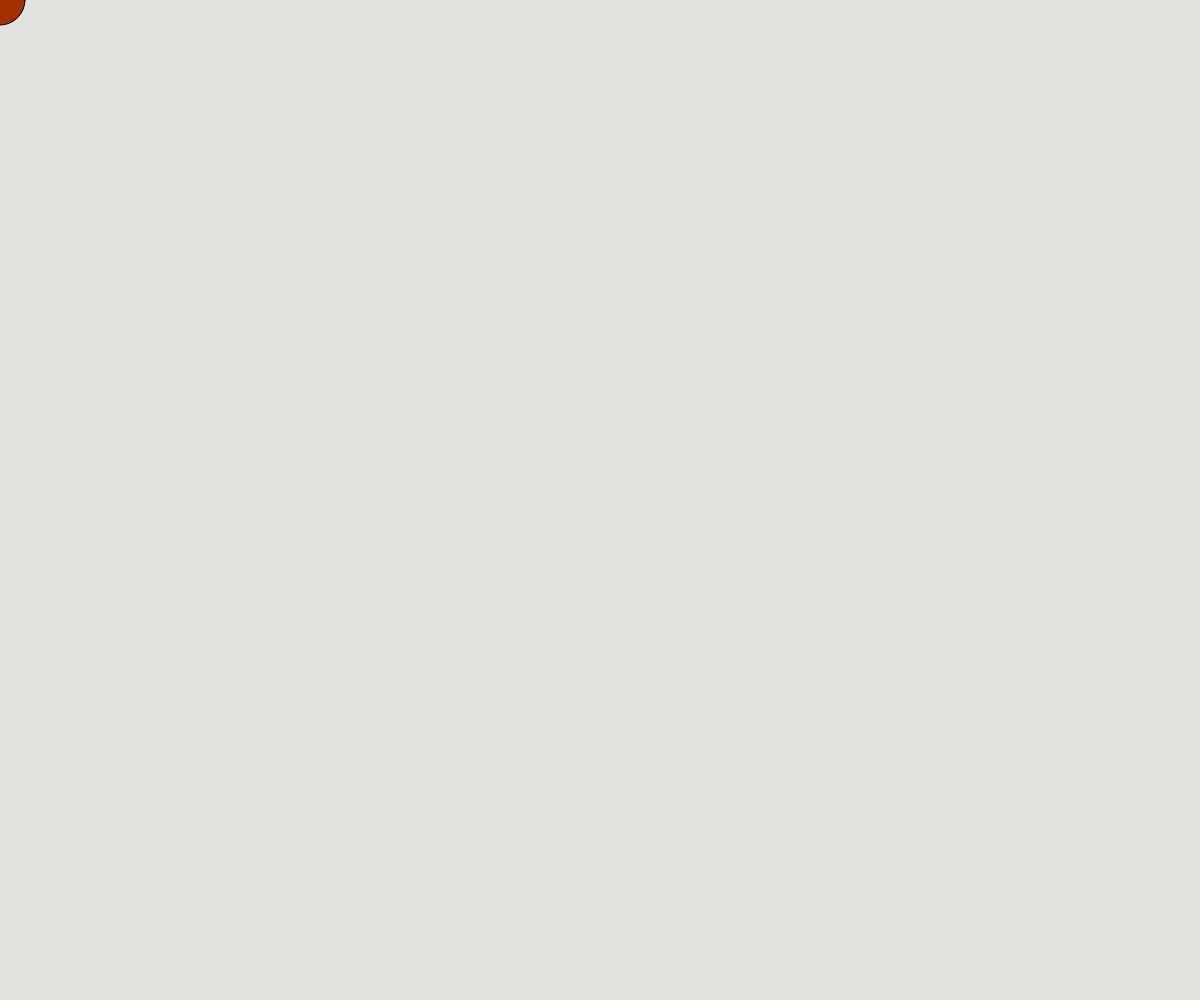
Frame 1 (no input)
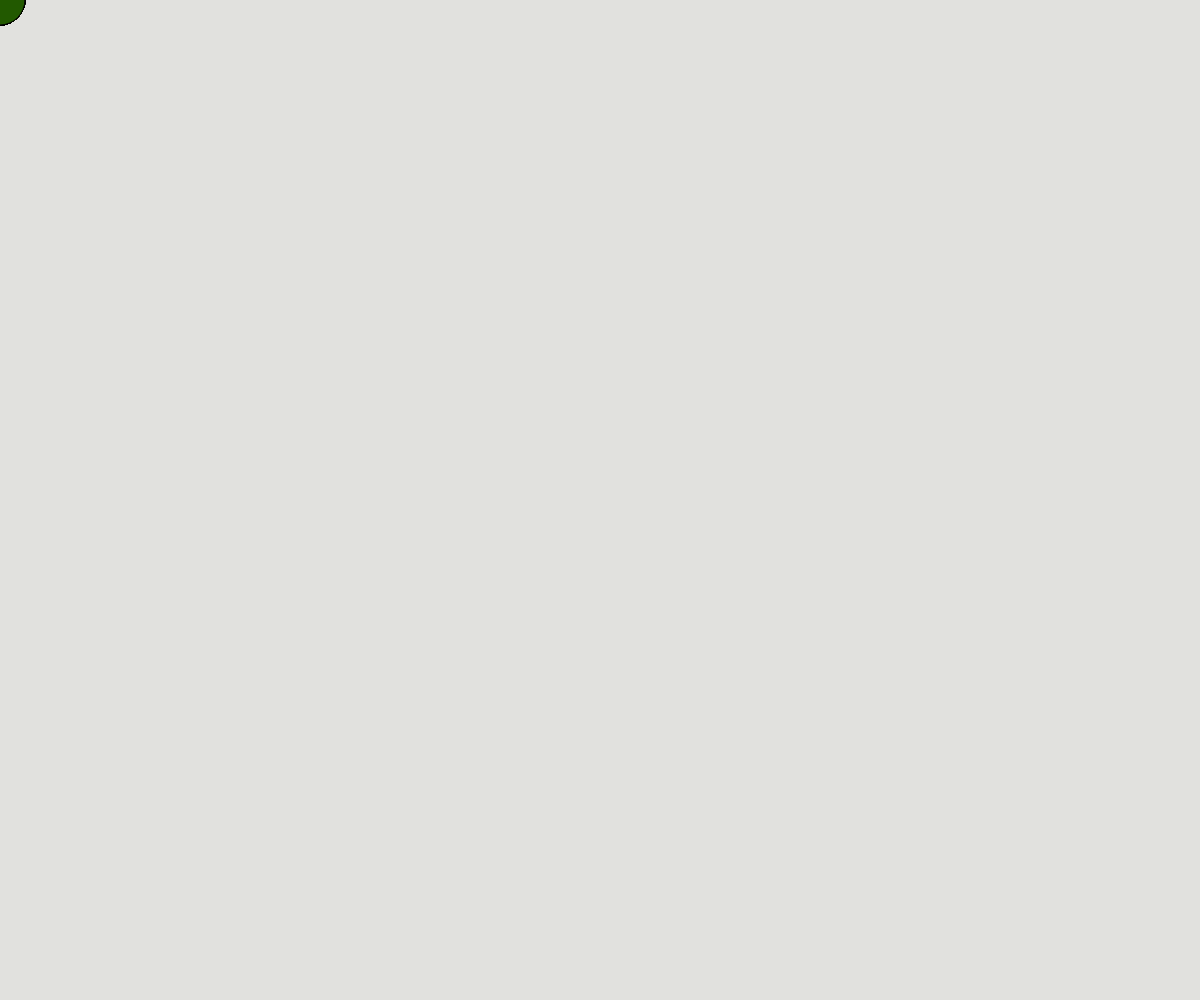
Frame 60 (no input)
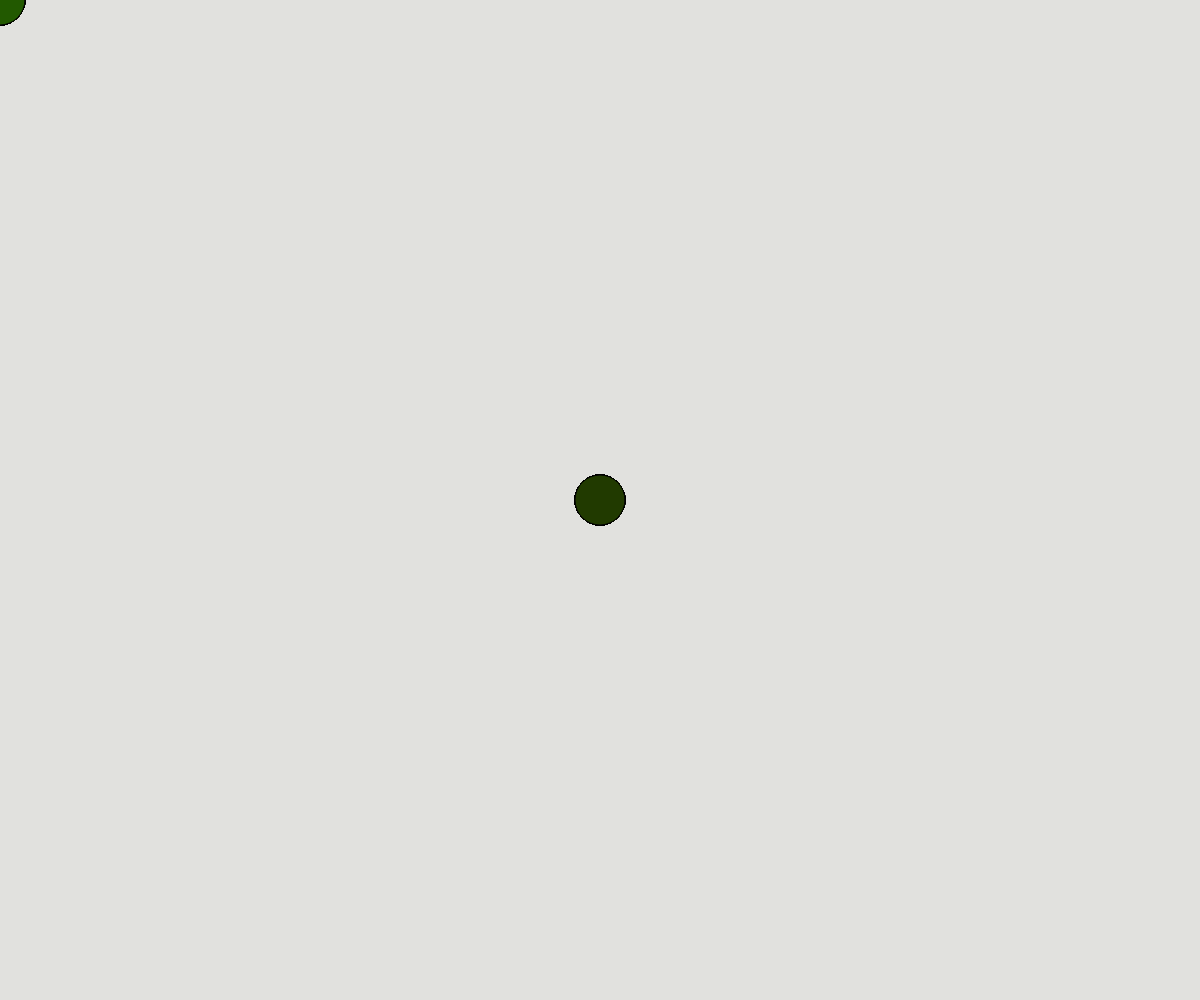
Frame 120 (the mouse pressed at the canvas centre since frame 60)

The p5.js sketch that drew these frames (run headless with seeded random() and noise() and a simulated clock; from frame 60 on, the mouse is pressed at the canvas centre):

// p5.js sketch
// ── sketch.js
var xPos = 0;
var yPos = 0;

var size = 50;

function setup() {
  createCanvas(windowWidth, windowHeight);
  background(225, 225, 222)}
  
  
function draw() {
   if(mouseY < height) {
     fill(random(225), random(225), random(0));
     ellipse(mouseX, mouseY, size);
  }
}
// ── style.css


body{
    width: 100%;
    max-width: 1400px;
    display: block;
    margin: auto;
    min-height: 100vh;
    background: #E1E1DE;
    font-family: chandler-42-regular, sans-serif;
    font-weight: 400;
    font-style: normal;
}

h1{
    font-size: 80px;
}

h2{
    font-size: 70px;
}

h3{
  font-size: 30px;
}

ul{
    font-size: 50px;
    text-align: right;
}

a:link {
    
    color: black
  }
  
  a:visited {

    color: black;
  }
  
  a:hover {
    text-decoration: none;
    color: yellow;
  }
  
  a:active {
    text-decoration: none;
    color: black;
  }
